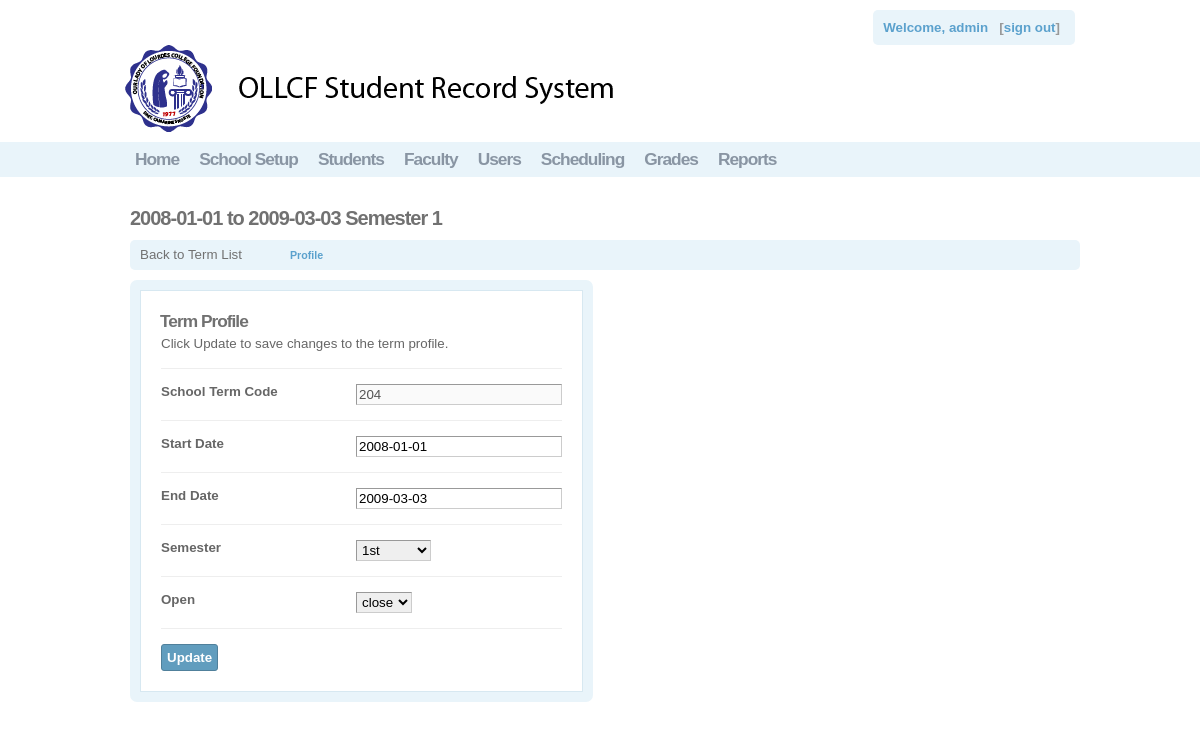
/osis/manage/schoolterm_profile.php?sid=204 (signed in), run on the app's committed database.
### tables this page shows
CREATE TABLE `schoolterm` (
  `term_code` bigint(20) NOT NULL AUTO_INCREMENT,
  `semester` varchar(2) NOT NULL,
  `date_start` varchar(25) NOT NULL,
  `date_end` date NOT NULL,
  `open` tinyint(1) NOT NULL,
  PRIMARY KEY (`term_code`)
);

### osis/manage/schoolterm_profile.php (the view, shortened to what this page needs)
<?php
if(isset($_GET['sid'])){
	$id=$_GET['sid'];
	include("../functions/dbcon.php");
	$query_rsTerm ="SELECT *
	FROM schoolterm WHERE term_code='$id'";
	$rsTerm = mysql_query($query_rsTerm, $con) or die(mysql_error());
	$row_rsTerm = mysql_fetch_assoc($rsTerm);
}
?>
<!DOCTYPE HTML PUBLIC "-//W3C//DTD XHTML 1.0 Strict//EN" "http://www.w3.org/TR/xhtml1/DTD/xhtml1-strict.dtd">
<html dir="ltr" xml:lang="en_US" xmlns="http://www.w3.org/1999/xhtml" lang="en_US"><head>
<link href="../css.css" media="screen" rel="stylesheet" type="text/css">
</head><body>
<?php
include "../globalheader.php";
?>
  <div id="global_content_wrapper">
    <div id="global_content">
<h2>
  <?php
  echo ucwords($row_rsTerm['date_start'])." to ".ucwords($row_rsTerm['date_end'])." Semester ".ucwords($row_rsTerm['semester']);?>
 </h2>
<?php
include "schoolterm_panel_menu.php";
?>
<div class="settings">
<form id="admin-form" enctype="" class="global_form" action="<?php echo $_SERVER['PHP_SELF']."?sid=".$row_rsTerm['term_code']?>" method="post"><div><div><h3>Term Profile</h3>
<p class="form-description"> Click Update to save changes to the term profile.</p>
<div class="form-elements">
<div id="title-wrapper" class="form-wrapper">
	<div id="title-label" class="form-label"><label for="title" class="required">School Term Code</label></div>
	<div id="title-element" class="form-element"><input  disabled="true" name="term_code" id="term_code" value="<?php echo $row_rsTerm['term_code']; ?>" type="text">
	<input  name="term_code" id="term_code" value="<?php echo $row_rsTerm['term_code']; ?>" type="hidden"></div>
</div>
<div id="description-wrapper" class="form-wrapper">
	<div id="description-label" class="form-label"><label for="description" class="optional">Start Date</label></div>
	<div id="description-element" class="form-element">
	<input name="date_start" id="date_start" value="<?php echo $row_rsTerm['date_start']; ?>" type="text"></div>
</div>
<div id="description-wrapper" class="form-wrapper">
	<div id="description-label" class="form-label"><label for="description" class="optional">End Date</label></div>
	<div id="description-element" class="form-element">
	<input name="date_end" id="date_end" value="<?php echo $row_rsTerm['date_end']; ?>" type="text"></div>
</div>
<div id="field_id-wrapper" class="form-wrapper"><div id="field_id-label" class="form-label"><label for="field_id" class="optional">Semester</label></div>
<div id="field_id-element" class="form-element">
<select name="semester" id="semester">
    <option value="1" label="1st" <?php if ($row_rsTerm['semester']=="1") echo "selected=\"selected\""; ?>>1st</option>
</select></div></div>
<div id="field_id-wrapper" class="form-wrapper"><div id="field_id-label" class="form-label"><label for="field_id" class="optional">Open</label></div>
<div id="field_id-element" class="form-element">
<select name="open" id="open">
    <option value="0" label="close"<?php if ($row_rsTerm['open']=="0") echo "selected=\"selected\""; ?>>Close</option>
</select></div></div>
<div class="form-wrapper" id="buttons-wrapper"><fieldset id="fieldset-buttons">
<button name="submit" id="submit" type="submit">Update</button></fieldset>
 </div>
</div></div></div></form></div>
</div>
</div>
</body></html>

### osis/css.css (style rules this page uses)
html { min-height:100%;margin-bottom:1px;overflow-y:scroll }
* { padding:0;margin:0;font-weight:400;border-style:solid;border-width:0;border-color:#eee;border-spacing:0 }
h2 { font-size:15pt;letter-spacing:-1px;margin:0 0 7px 0;color:#717171;font-weight:700 }
h3 { font-size:13pt;letter-spacing:-1px;margin:0 0 3px 0;color:#717171;font-weight:700 }
div,td { font-family:tahoma,arial,verdana,sans-serif;font-size:10pt;color:#666;text-align:left }
#global_content_wrapper { text-align:center;padding-top:30px;clear:both }
#global_content { margin:0 auto 0 auto;width:950px;overflow:hidden;min-height:500px;vertical-align:top;padding:0 0 50px 10px;overflow:hidden }
button { -moz-border-radius:3px;-webkit-border-radius:3px;border-radius:3px;padding:5px;font-weight:700;border:none;background-color:#619dbe;border:1px solid #50809b;color:#fff;background-image:url(/application/modules/Core/externals/images/buttonbg.png?c=3);background-repeat:repeat-x;background-position:0 1px;font-family:tahoma,verdana,arial,sans-serif }
input[type=text],input[type=password],textarea { border-top:1px solid #999;border-left:1px solid #999;border-bottom:1px solid #ccc;border-right:1px solid #ccc;font-family:tahoma,verdana,arial,sans-serif;padding:2px;font-size:10pt }
select { border-top:1px solid #999;border-left:1px solid #999;border-bottom:1px solid #ccc;border-right:1px solid #ccc;font-family:tahoma,verdana,arial,sans-serif;padding:1px;font-size:10pt }
select option { padding:0 7px 0 7px }
.settings { clear:both;overflow:hidden }
.settings form { -moz-border-radius:7px;-webkit-border-radius:7px;border-radius:7px;background-color:#e9f4fa;padding:10px;float:left;overflow:hidden }
.settings form>div { background:#fff;border:1px solid #d7e8f1;overflow:hidden;padding:20px }
.settings h3 { margin-bottom:12px;margin-left:-1px }
.settings .form-description { margin-top:-8px;margin-bottom:17px;max-width:600px }
.settings .form-wrapper { overflow:hidden;clear:both;border-top:1px solid #eee;padding:15px 0 15px 0 }
.settings .form-elements { overflow:hidden }
.settings .form-label { width:180px;float:left;clear:left;font-weight:700;padding-right:15px;overflow:hidden }
.settings .form-element { float:left;overflow:hidden }
.settings div.form-label label { font-weight:700 }
.settings div.form-element input[type=text] { width:200px }
.settings #buttons-wrapper { padding-bottom:0 }
.settings #buttons-wrapper button { margin-right:3px }

### data on the page
schoolterm: date_start "2008-01-01", date_end "2009-03-03", semester "1", term_code "204", semester "1st", open "Close"

### other printed values
$username "admin"
